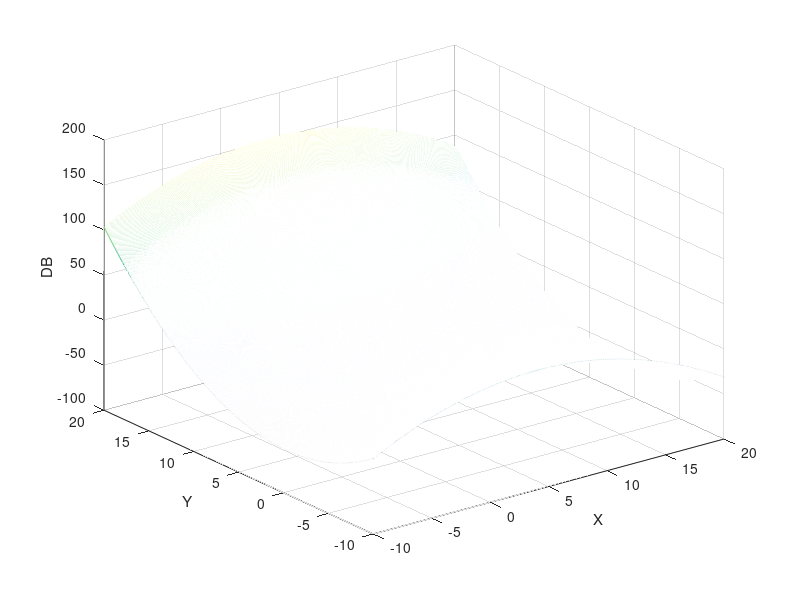

Recreate this plot in MATLAB.
function db = lab_2_5()
    [X,Y] = meshgrid(-10:.01:20);
    db = -0.25 * X.^2 + 0.375 * Y.^2 + 2.0 * X + 0.25 * Y + -6.471573590279974;
   

    mesh(X, Y, db);
    xlabel("X");
    ylabel("Y");
    zlabel("DB");

end